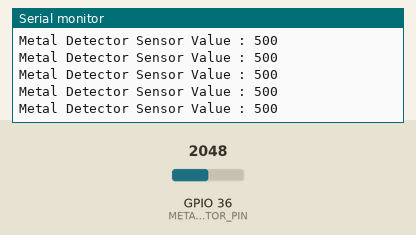
Recording of a sketch running on a simulated ESP32. On the bench: the last lines printed to the serial monitor. Inputs (shaded band) come from the test bench; at power-on: GPIO 36 (METAL_DETECTOR_PIN) = 2048.

Above: at 4.2 s.
4.3 s: GPIO 36 (METAL_DETECTOR_PIN) set to 4064
At 4.34 s:
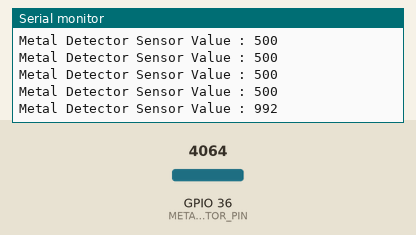
5.8 s: GPIO 36 (METAL_DETECTOR_PIN) set to 4095
At 5.8 s:
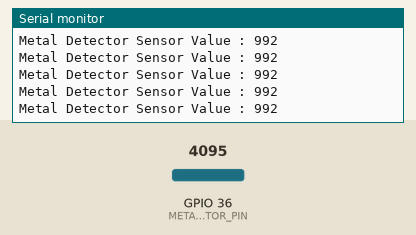
Timing chart, 0 to 8.3 s (numbered marks = the images above; inputs shaded):
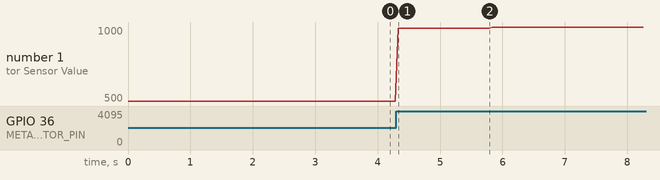

Measured:
- after the input at 4.3 s, the serial monitor: prints a new line at once (image 1)
- plotted number 1: 500 → 992 after the input at 4.3 s, 992 → 1000 after the input at 5.8 s

The sketch:

MetalDetectorCode.ino
```cpp
#include <Arduino.h>

// Metal Detector Input Pin
#define METAL_DETECTOR_PIN 36

void setup() {
  // put your setup code here, to run once:
  Serial.begin(115200);
}

void loop() {
  // put your main code here, to run repeatedly:
  Serial.print("Metal Detector Sensor Value : ");
  Serial.println(getMetalDetectorValue());
  delay(50);
}

int getMetalDetectorValue() {
  int analogValue = analogRead(METAL_DETECTOR_PIN);  // Read raw analog Input
  int mappedValue = map(analogValue, 0, 4095, 0, 1000);  // Map to 0-100 range

  //int mappedValue = random(10, 100);
  return mappedValue;  // Return mapped value
}
```
